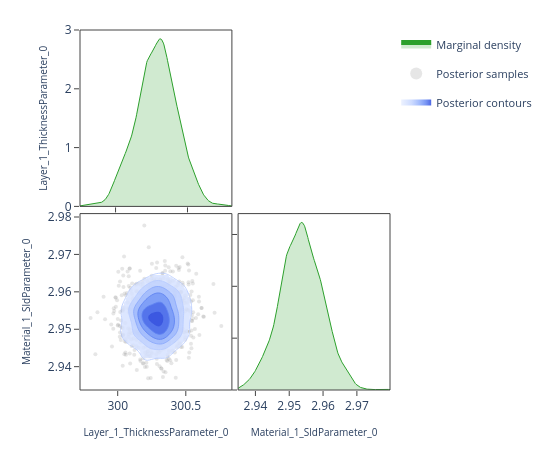

Write notebook code for a chart like this one.
### Code cell
# ---- Pairwise focus: thickness vs SLD ---------------------------------------
# A 2-parameter corner plot zooms in on the joint posterior for a specific
# pair.  This is the same view the EasyReflectometryApp's "2D Heatmap"
# sub-tab uses to inspect parameter degeneracies.


params_of_interest = ['Layer_1_ThicknessParameter_0', 'Material_1_SldParameter_0']
idx = [posterior.param_names.index(p) for p in params_of_interest]
subset_draws = np.asarray(posterior.draws)[:, idx]

fig = plot_corner(subset_draws, params_of_interest)
fig.show()

### Figure 1 — Plotly figure (JSON) as saved in the notebook; plotly's stock layout.template omitted (floating-point values rounded to 4 significant figures; data arrays with more than 128 entries replaced by an {"elided": "..."} marker saying what was removed)
{"data": [{"fill": "tozeroy", "fillcolor": "rgba(44, 160, 44, 0.22)", "hoverinfo": "skip", "legendgroup": "marginal", "line": {"color": "rgb(44, 160, 44)", "width": 1}, "mode": "lines", "name": "Marginal density", "showlegend": true, "type": "scatter", "x": {"elided": "256 float values"}, "xaxis": "x", "y": {"elided": "256 float values"}, "yaxis": "y"}, {"hoverinfo": "skip", "legendgroup": "scatter", "marker": {"color": "rgba(140, 140, 140, 0.22)", "size": 4}, "mode": "markers", "name": "Posterior samples", "showlegend": true, "type": "scatter", "x": {"elided": "720 float values"}, "xaxis": "x3", "y": {"elided": "720 float values"}, "yaxis": "y3", "zorder": 0}, {"colorscale": [[0.0, "rgba(224, 233, 255, 0.62)"], [0.35, "rgba(183, 203, 255, 0.70)"], [0.6, "rgba(138, 169, 252, 0.78)"], [0.82, "rgba(96, 131, 242, 0.84)"], [1.0, "rgba(58, 86, 224, 0.90)"]], "connectgaps": false, "contours": {"coloring": "fill", "end": 162.5, "showlabels": false, "showlines": false, "size": 25.66, "start": 34.21}, "hoverinfo": "skip", "legendgroup": "contour", "name": "Posterior contours", "showlegend": true, "showscale": false, "type": "contour", "x": [299.8, 299.8, 299.8, 299.8, 299.8, 299.8, 299.8, 299.8, 299.9, 299.9, 299.9, 299.9, 299.9, 299.9, 299.9, 300.0, 300.0, 300.0, 300.0, 300.0, 300.0, 300.0, 300.0, 300.1, 300.1, 300.1, 300.1, 300.1, 300.1, 300.1, 300.2, 300.2, 300.2, 300.2, 300.2, 300.2, 300.2, 300.2, 300.3, 300.3, 300.3, 300.3, 300.3, 300.3, 300.3, 300.4, 300.4, 300.4, 300.4, 300.4, 300.4, 300.4, 300.4, 300.5, 300.5, 300.5, 300.5, 300.5, 300.5, 300.5, 300.6, 300.6, 300.6, 300.6, 300.6, 300.6, 300.6, 300.6, 300.7, 300.7, 300.7, 300.7, 300.7, 300.7, 300.7, 300.8, 300.8, 300.8, 300.8, 300.8], "xaxis": "x3", "y": [2.935, 2.935, 2.936, 2.937, 2.937, 2.938, 2.938, 2.939, 2.939, 2.94, 2.941, 2.941, 2.942, 2.942, 2.943, 2.943, 2.944, 2.945, 2.945, 2.946, 2.946, 2.947, 2.947, 2.948, 2.949, 2.949, 2.95, 2.95, 2.951, 2.951, 2.952, 2.953, 2.953, 2.954, 2.954, 2.955, 2.955, 2.956, 2.956, 2.957, 2.958, 2.958, 2.959, 2.959, 2.96, 2.96, 2.961, 2.962, 2.962, 2.963, 2.963, 2.964, 2.964, 2.965, 2.966, 2.966, 2.967, 2.967, 2.968, 2.968, 2.969, 2.97, 2.97, 2.971, 2.971, 2.972, 2.972, 2.973, 2.974, 2.974, 2.975, 2.975, 2.976, 2.976, 2.977, 2.978, 2.978, 2.979, 2.979, 2.98], "yaxis": "y3", "z": {"elided": "80x80 float values"}, "zmax": 162.5, "zmin": 34.21, "zorder": 1}, {"colorscale": [[0.0, "rgba(183, 203, 255, 0.94)"], [0.35, "rgba(183, 203, 255, 0.94)"], [0.35, "rgba(138, 169, 252, 0.95)"], [0.6, "rgba(138, 169, 252, 0.95)"], [0.6, "rgba(96, 131, 242, 0.96)"], [0.82, "rgba(96, 131, 242, 0.96)"], [0.82, "rgba(58, 86, 224, 0.98)"], [1.0, "rgba(58, 86, 224, 0.98)"]], "contours": {"coloring": "lines", "end": 162.5, "showlabels": false, "size": 25.66, "start": 34.21}, "hoverinfo": "skip", "legendgroup": "contour", "line": {"width": 0.9}, "showlegend": false, "showscale": false, "type": "contour", "x": [299.8, 299.8, 299.8, 299.8, 299.8, 299.8, 299.8, 299.8, 299.9, 299.9, 299.9, 299.9, 299.9, 299.9, 299.9, 300.0, 300.0, 300.0, 300.0, 300.0, 300.0, 300.0, 300.0, 300.1, 300.1, 300.1, 300.1, 300.1, 300.1, 300.1, 300.2, 300.2, 300.2, 300.2, 300.2, 300.2, 300.2, 300.2, 300.3, 300.3, 300.3, 300.3, 300.3, 300.3, 300.3, 300.4, 300.4, 300.4, 300.4, 300.4, 300.4, 300.4, 300.4, 300.5, 300.5, 300.5, 300.5, 300.5, 300.5, 300.5, 300.6, 300.6, 300.6, 300.6, 300.6, 300.6, 300.6, 300.6, 300.7, 300.7, 300.7, 300.7, 300.7, 300.7, 300.7, 300.8, 300.8, 300.8, 300.8, 300.8], "xaxis": "x3", "y": [2.935, 2.935, 2.936, 2.937, 2.937, 2.938, 2.938, 2.939, 2.939, 2.94, 2.941, 2.941, 2.942, 2.942, 2.943, 2.943, 2.944, 2.945, 2.945, 2.946, 2.946, 2.947, 2.947, 2.948, 2.949, 2.949, 2.95, 2.95, 2.951, 2.951, 2.952, 2.953, 2.953, 2.954, 2.954, 2.955, 2.955, 2.956, 2.956, 2.957, 2.958, 2.958, 2.959, 2.959, 2.96, 2.96, 2.961, 2.962, 2.962, 2.963, 2.963, 2.964, 2.964, 2.965, 2.966, 2.966, 2.967, 2.967, 2.968, 2.968, 2.969, 2.97, 2.97, 2.971, 2.971, 2.972, 2.972, 2.973, 2.974, 2.974, 2.975, 2.975, 2.976, 2.976, 2.977, 2.978, 2.978, 2.979, 2.979, 2.98], "yaxis": "y3", "z": {"elided": "80x80 float values"}, "zmax": 162.5, "zmin": 34.21, "zorder": 2}, {"fill": "tozeroy", "fillcolor": "rgba(44, 160, 44, 0.22)", "hoverinfo": "skip", "legendgroup": "marginal", "line": {"color": "rgb(44, 160, 44)", "width": 1}, "mode": "lines", "name": "Marginal density", "showlegend": false, "type": "scatter", "x": {"elided": "256 float values"}, "xaxis": "x4", "y": {"elided": "256 float values"}, "yaxis": "y4"}], "layout": {"height": 450, "legend": {"font": {"size": 11}, "itemsizing": "constant", "orientation": "v", "x": 1.02, "xanchor": "left", "y": 1.0, "yanchor": "top"}, "margin": {"b": 60, "l": 80, "r": 160, "t": 30}, "plot_bgcolor": "white", "shapes": [{"fillcolor": "rgba(0,0,0,0)", "layer": "above", "line": {"color": "#444", "width": 1}, "type": "rect", "x0": 0, "x1": 1, "xref": "x domain", "y0": 0, "y1": 1, "yref": "y domain"}, {"fillcolor": "rgba(0,0,0,0)", "layer": "above", "line": {"color": "#444", "width": 1}, "type": "rect", "x0": 0, "x1": 1, "xref": "x3 domain", "y0": 0, "y1": 1, "yref": "y3 domain"}, {"fillcolor": "rgba(0,0,0,0)", "layer": "above", "line": {"color": "#444", "width": 1}, "type": "rect", "x0": 0, "x1": 1, "xref": "x4 domain", "y0": 0, "y1": 1, "yref": "y4 domain"}], "showlegend": true, "width": 550, "xaxis": {"anchor": "y", "domain": [0.0, 0.49], "showgrid": false, "showticklabels": false, "ticks": "outside", "zeroline": false}, "xaxis2": {"anchor": "y2", "domain": [0.51, 1.0], "showgrid": false, "ticks": "outside", "visible": false, "zeroline": false}, "xaxis3": {"anchor": "y3", "domain": [0.0, 0.49], "showgrid": false, "ticks": "outside", "title": {"font": {"size": 10}, "text": "Layer_1_ThicknessParameter_0"}, "zeroline": false}, "xaxis4": {"anchor": "y4", "domain": [0.51, 1.0], "showgrid": false, "ticks": "outside", "title": {"font": {"size": 10}, "text": "Material_1_SldParameter_0"}, "zeroline": false}, "yaxis": {"anchor": "x", "domain": [0.51, 1.0], "showgrid": false, "ticks": "outside", "title": {"font": {"size": 10}, "text": "Layer_1_ThicknessParameter_0"}, "zeroline": false}, "yaxis2": {"anchor": "x2", "domain": [0.51, 1.0], "showgrid": false, "ticks": "outside", "visible": false, "zeroline": false}, "yaxis3": {"anchor": "x3", "domain": [0.0, 0.49], "showgrid": false, "ticks": "outside", "title": {"font": {"size": 10}, "text": "Material_1_SldParameter_0"}, "zeroline": false}, "yaxis4": {"anchor": "x4", "domain": [0.0, 0.49], "showgrid": false, "showticklabels": false, "ticks": "outside", "zeroline": false}}}
